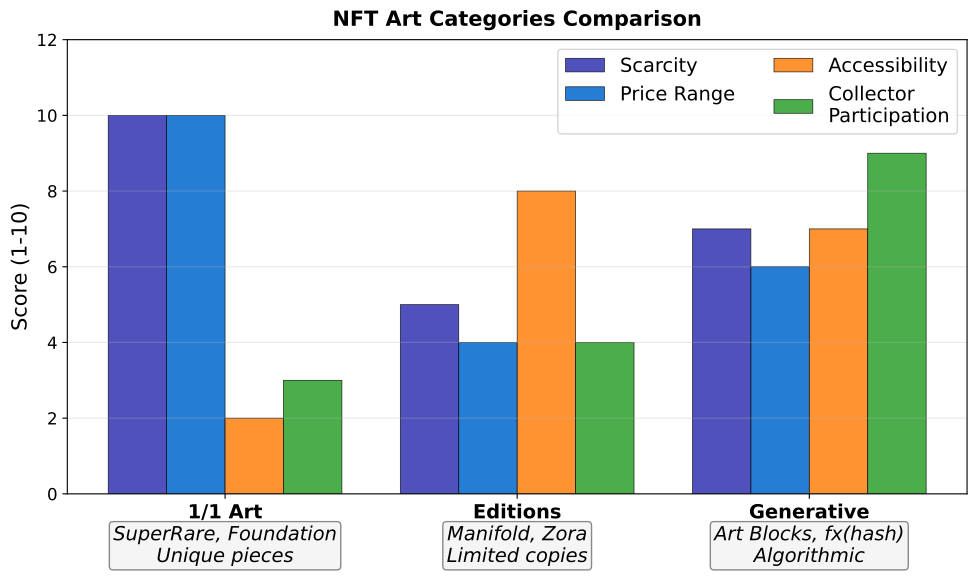

This chart was generated by the following Python code:
"""
NFT Art Categories Comparison
Comparing 1/1 art, editions, and generative art
"""

import matplotlib.pyplot as plt
import numpy as np
from pathlib import Path

CHART_METADATA = {
    'title': 'NFT Art Categories',
    'url': 'https://github.com/Digital-AI-Finance/Blockchain_Crypto/tree/main/Module_C_NFTs_Digital_Assets/L25_Digital_Art_Collectibles/charts/01_nft_art_categories'
}

plt.rcParams.update({
    'font.size': 14,
    'axes.labelsize': 14,
    'axes.titlesize': 16,
    'xtick.labelsize': 12,
    'ytick.labelsize': 12,
    'legend.fontsize': 12,
    'figure.figsize': (10, 6),
    'figure.dpi': 150
})

MLPURPLE = '#3333B2'
MLBLUE = '#0066CC'
MLORANGE = '#FF7F0E'
MLGREEN = '#2CA02C'
MLRED = '#D62728'

fig, ax = plt.subplots(figsize=(10, 6))

# Categories and their characteristics (scores 1-10)
categories = ['1/1 Art', 'Editions', 'Generative']
characteristics = {
    'Scarcity': [10, 5, 7],
    'Price Range': [10, 4, 6],
    'Accessibility': [2, 8, 7],
    'Collector\nParticipation': [3, 4, 9],
}

x = np.arange(len(categories))
width = 0.2
colors = [MLPURPLE, MLBLUE, MLORANGE, MLGREEN]

for i, (char, values) in enumerate(characteristics.items()):
    bars = ax.bar(x + i * width - 0.3, values, width, label=char,
                  color=colors[i], edgecolor='black', linewidth=0.5, alpha=0.85)

ax.set_ylabel('Score (1-10)', fontsize=15)
ax.set_xticks(x)
ax.set_xticklabels(categories, fontsize=14, fontweight='bold')
ax.set_ylim(0, 12)

ax.legend(loc='upper right', fontsize=14, ncol=2)
ax.grid(True, alpha=0.3, axis='y')

# Add category descriptions
descriptions = [
    'SuperRare, Foundation\nUnique pieces',
    'Manifold, Zora\nLimited copies',
    'Art Blocks, fx(hash)\nAlgorithmic'
]
for i, desc in enumerate(descriptions):
    ax.text(i, -1.8, desc, ha='center', fontsize=14, style='italic',
            bbox=dict(boxstyle='round,pad=0.2', facecolor='#F5F5F5', edgecolor='#888'))

ax.set_title('NFT Art Categories Comparison', fontweight='bold', fontsize=15, pad=10)
plt.tight_layout()

output_path = Path(__file__).parent / 'chart.pdf'
plt.savefig(output_path, bbox_inches='tight', dpi=300)
print(f"Chart saved to: {output_path.absolute()}")
plt.close()
